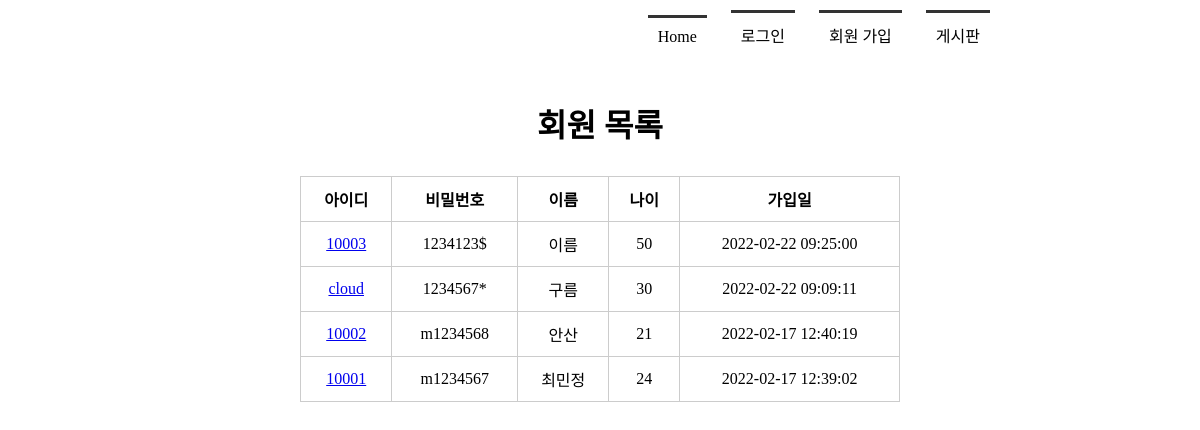
Before: /memberlist/ with the older database file.
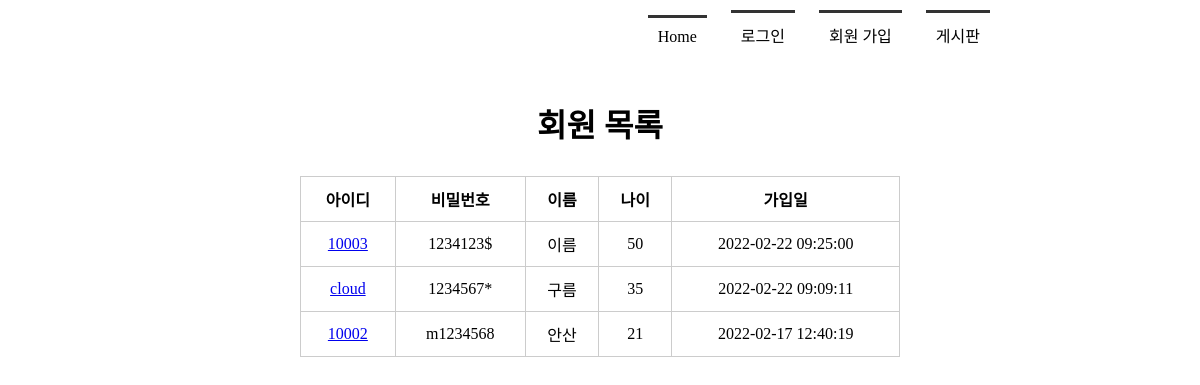
After: the same page with the newer database file.
### tables this page shows
CREATE TABLE member(
            mid char(5) PRIMARY KEY,
            passwd  char(8) NOT NULL,
            name    text NOT NULL,
            age integer,
            regDate timestamp date DEFAULT (datetime('now', 'localtime'))
        );

### app.py (the view)
@app.route('/memberlist/')
def memberlist():
    rs = select_member()
    return render_template('memberlist.html', rs=rs)

### model/model_member.py (called while the page is built)
def getconn():
    conn = sqlite3.connect('./members.db')
    return conn

def select_member():
    conn = getconn()
    cur = conn.cursor()
    sql = "SELECT * FROM member ORDER BY regDate DESC"
    cur.execute(sql)
    rs = cur.fetchall()
    conn.close()
    return rs

### templates/memberlist.html (shortened to what this page needs)
<!DOCTYPE html>
<html lang="ko">
<head>
    <link rel="stylesheet" href="{{ url_for('static', filename='style.css') }}">
</head>
<body>
    <div id="container">
        {% include 'navbar.html' %}
        <section>
            <h1>회원 목록</h1>
            <table>
                <tr>
                    <th>아이디</th>
                    <th>비밀번호</th>
                    <th>이름</th>
                    <th>나이</th>
                    <th>가입일</th>
                </tr>
                {% for i in rs %}
                <tr>
                    <td><a href="{{ url_for('member_view', id=i[0]) }}">{{ i[0] }}</a></td>
                    <td>{{ i[1] }}</td>
                    <td>{{ i[2] }}</td>
                    <td>{{ i[3] }}</td>
                    <td>{{ i[4] }}</td>
                </tr>
                {% endfor %}
            </table>
        </section>
    </div>
</body>
</html>

### templates/navbar.html
<header>
    <nav>
        <ul>
            {% if session %}
            <li><a href="{{ url_for('index') }}">Home</a></li>
            <li><a href="{{ url_for('logout') }}">({{ session['userName'] }}님) 로그아웃</a></li>
            <li><a href="{{ url_for('memberlist') }}">회원 목록</a></li>
            <li><a href="{{ url_for('boardlist') }}">게시판</a></li>
            {% else %}
            <li><a href="{{ url_for('index') }}">Home</a></li>
            <li><a href="{{ url_for('login') }}">로그인</a></li>
            <li><a href="{{ url_for('register') }}">회원 가입</a></li>
            <li><a href="{{ url_for('boardlist') }}">게시판</a></li>
            {% endif %}
        </ul>
    </nav>
</header>

### static/style.css (style rules this page uses)
* { margin: 0; padding: 0; }
#container { width: 1000px; margin: 0 auto; }
header { height: 100px; }
nav ul { list-style: none; text-align: right; margin-right: 100px; }
nav ul li { display: inline-block; margin: 10px; border-top: 3px solid #333; padding: 10px; }
nav ul li a { text-decoration: none; color: #000; }
section { text-align:center; }
section h1 { font-size: 2em; margin-bottom: 30px; }
section table { width: 600px; margin: 0 auto; }
section table, th, td { padding: 10px; border: 1px solid #ccc; border-collapse: collapse; }

Changed rows visible on the page:
removed member: mid "10001", passwd "m1234567", name "최민정", age "24", regDate "2022-02-17 12:39:02"
changed member "cloud": age "30" → "35"
